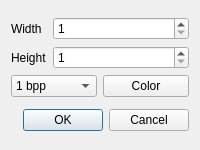
<?xml version="1.0" encoding="UTF-8"?>
<ui version="4.0">
 <class>NewImageDialog</class>
 <widget class="QDialog" name="NewImageDialog">
  <property name="windowModality">
   <enum>Qt::ApplicationModal</enum>
  </property>
  <property name="geometry">
   <rect>
    <x>0</x>
    <y>0</y>
    <width>200</width>
    <height>150</height>
   </rect>
  </property>
  <property name="minimumSize">
   <size>
    <width>200</width>
    <height>150</height>
   </size>
  </property>
  <property name="windowTitle">
   <string>New image</string>
  </property>
  <layout class="QGridLayout" name="gridLayout_2">
   <item row="1" column="0">
    <widget class="QDialogButtonBox" name="buttonBox">
     <property name="orientation">
      <enum>Qt::Horizontal</enum>
     </property>
     <property name="standardButtons">
      <set>QDialogButtonBox::Cancel|QDialogButtonBox::Ok</set>
     </property>
    </widget>
   </item>
   <item row="0" column="0">
    <layout class="QGridLayout" name="gridLayout">
     <item row="1" column="1">
      <widget class="QSpinBox" name="spinBoxHeight">
       <property name="minimum">
        <number>1</number>
       </property>
       <property name="maximum">
        <number>99999</number>
       </property>
      </widget>
     </item>
     <item row="0" column="1">
      <widget class="QSpinBox" name="spinBoxWidth">
       <property name="sizePolicy">
        <sizepolicy hsizetype="Expanding" vsizetype="Fixed">
         <horstretch>0</horstretch>
         <verstretch>0</verstretch>
        </sizepolicy>
       </property>
       <property name="minimum">
        <number>1</number>
       </property>
       <property name="maximum">
        <number>99999</number>
       </property>
      </widget>
     </item>
     <item row="0" column="0">
      <widget class="QLabel" name="labelWidth">
       <property name="text">
        <string>Width</string>
       </property>
      </widget>
     </item>
     <item row="1" column="0">
      <widget class="QLabel" name="labelHeight">
       <property name="text">
        <string>Height</string>
       </property>
      </widget>
     </item>
     <item row="2" column="0" colspan="2">
      <layout class="QHBoxLayout" name="horizontalLayout">
       <item>
        <widget class="QComboBox" name="comboBoxBPP">
         <item>
          <property name="text">
           <string>1 bpp</string>
          </property>
         </item>
         <item>
          <property name="text">
           <string>24 bpp</string>
          </property>
         </item>
         <item>
          <property name="text">
           <string>32 bpp</string>
          </property>
         </item>
        </widget>
       </item>
       <item>
        <widget class="QPushButton" name="pushButtonColor">
         <property name="text">
          <string>Color</string>
         </property>
        </widget>
       </item>
      </layout>
     </item>
    </layout>
   </item>
  </layout>
 </widget>
 <resources/>
 <connections>
  <connection>
   <sender>buttonBox</sender>
   <signal>accepted()</signal>
   <receiver>NewImageDialog</receiver>
   <slot>accept()</slot>
   <hints>
    <hint type="sourcelabel">
     <x>248</x>
     <y>254</y>
    </hint>
    <hint type="destinationlabel">
     <x>157</x>
     <y>274</y>
    </hint>
   </hints>
  </connection>
  <connection>
   <sender>buttonBox</sender>
   <signal>rejected()</signal>
   <receiver>NewImageDialog</receiver>
   <slot>reject()</slot>
   <hints>
    <hint type="sourcelabel">
     <x>316</x>
     <y>260</y>
    </hint>
    <hint type="destinationlabel">
     <x>286</x>
     <y>274</y>
    </hint>
   </hints>
  </connection>
 </connections>
</ui>
